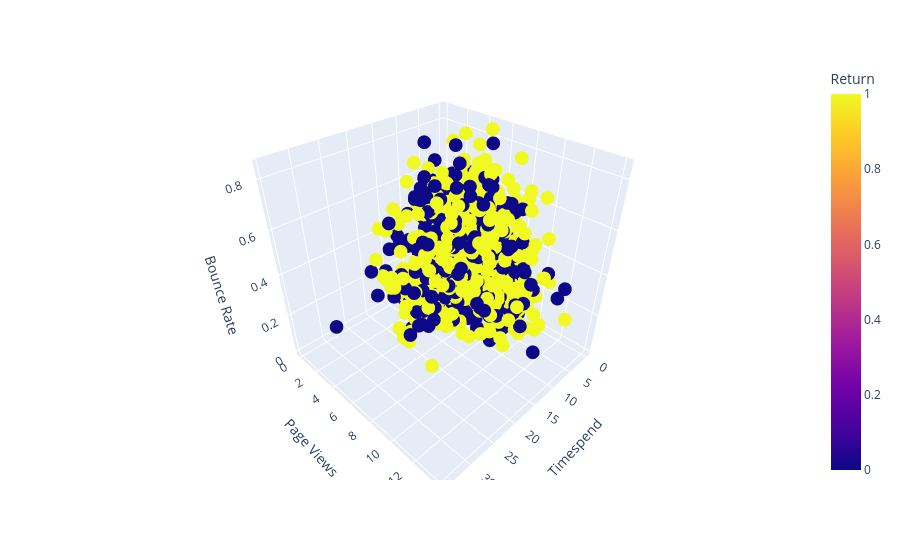

Notebook code cell kept with this figure:
### Code cell
import plotly.express as px

fig = px.scatter_3d(
    df,
    x='Timespend',
    y='Page Views',
    z='Bounce Rate',
    color='Return'   # return vs not return
)

fig.show()

### after seeing the data --- data overlaped

### Figure 1 — Plotly figure (JSON) as saved in the notebook; plotly's stock layout.template omitted (floating-point values rounded to 4 significant figures; data arrays with more than 128 entries replaced by an {"elided": "..."} marker saying what was removed)
{"data": [{"hovertemplate": "Timespend=%{x}<br>Page Views=%{y}<br>Bounce Rate=%{z}<br>Return=%{marker.color}<extra></extra>", "legendgroup": "", "marker": {"color": {"elided": "2000 int values"}, "coloraxis": "coloraxis", "symbol": "circle"}, "mode": "markers", "name": "", "scene": "scene", "showlegend": false, "type": "scatter3d", "x": {"elided": "2000 float values"}, "y": {"elided": "2000 int values"}, "z": {"elided": "2000 float values"}}], "layout": {"coloraxis": {"colorbar": {"title": {"text": "Return"}}, "colorscale": [[0, "#0d0887"], [0.1111, "#46039f"], [0.2222, "#7201a8"], [0.3333, "#9c179e"], [0.4444, "#bd3786"], [0.5556, "#d8576b"], [0.6667, "#ed7953"], [0.7778, "#fb9f3a"], [0.8889, "#fdca26"], [1, "#f0f921"]]}, "legend": {"tracegroupgap": 0}, "margin": {"t": 60}, "scene": {"domain": {"x": [0, 1], "y": [0, 1]}, "xaxis": {"title": {"text": "Timespend"}}, "yaxis": {"title": {"text": "Page Views"}}, "zaxis": {"title": {"text": "Bounce Rate"}}}}}
